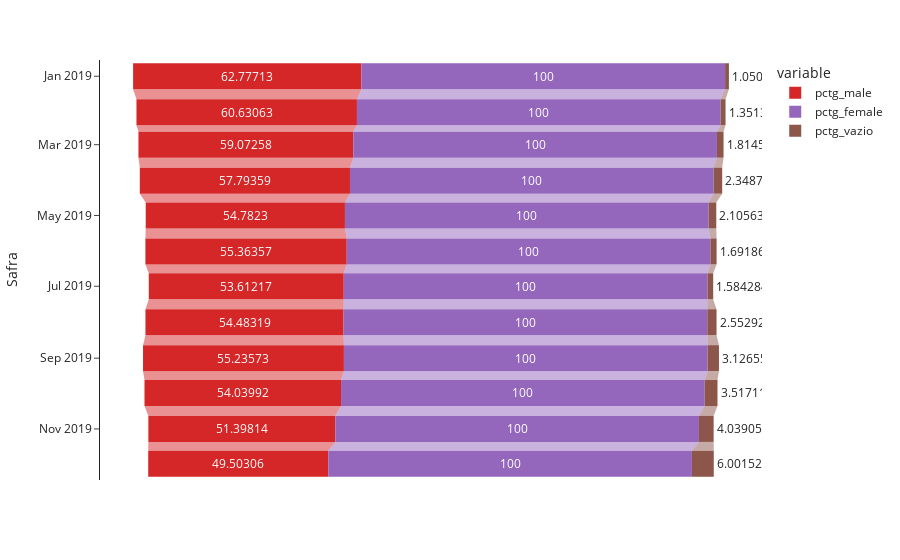

Notebook code for this chart:
### Code cell
# Exemplo 1 - FUNIL novo/legado
fig = px.funnel(temp_novo, x='value', y='Safra', color='variable',                 
                color_discrete_map={"male": "#221f1f", 
                                    "female": "#b20710",
                                    "vazio": "#f5f5f1"},
               #title='Funil de conversão por Cluster',
               template="simple_white")

fig.show()

### Figure 1 — Plotly figure (JSON) as saved in the notebook; plotly's stock layout.template omitted (floating-point values rounded to 4 significant figures)
{"data": [{"hovertemplate": "variable=pctg_male<br>value=%{x}<br>Safra=%{y}<extra></extra>", "legendgroup": "pctg_male", "marker": {"color": "#D62728"}, "name": "pctg_male", "orientation": "h", "showlegend": true, "type": "funnel", "x": [62.78, 60.63, 59.07, 57.79, 54.78, 55.36, 53.61, 54.48, 55.24, 54.04, 51.4, 49.5], "xaxis": "x", "y": ["2019-01", "2019-02", "2019-03", "2019-04", "2019-05", "2019-06", "2019-07", "2019-08", "2019-09", "2019-10", "2019-11", "2019-12"], "yaxis": "y"}, {"hovertemplate": "variable=pctg_female<br>value=%{x}<br>Safra=%{y}<extra></extra>", "legendgroup": "pctg_female", "marker": {"color": "#9467BD"}, "name": "pctg_female", "orientation": "h", "showlegend": true, "type": "funnel", "x": [100, 100, 100, 100, 100, 100, 100, 100, 100, 100, 100, 100], "xaxis": "x", "y": ["2019-01", "2019-02", "2019-03", "2019-04", "2019-05", "2019-06", "2019-07", "2019-08", "2019-09", "2019-10", "2019-11", "2019-12"], "yaxis": "y"}, {"hovertemplate": "variable=pctg_vazio<br>value=%{x}<br>Safra=%{y}<extra></extra>", "legendgroup": "pctg_vazio", "marker": {"color": "#8C564B"}, "name": "pctg_vazio", "orientation": "h", "showlegend": true, "type": "funnel", "x": [1.05, 1.351, 1.815, 2.349, 2.106, 1.692, 1.584, 2.553, 3.127, 3.517, 4.039, 6.002], "xaxis": "x", "y": ["2019-01", "2019-02", "2019-03", "2019-04", "2019-05", "2019-06", "2019-07", "2019-08", "2019-09", "2019-10", "2019-11", "2019-12"], "yaxis": "y"}], "layout": {"legend": {"title": {"text": "variable"}, "tracegroupgap": 0}, "margin": {"t": 60}, "xaxis": {"anchor": "y", "domain": [0, 1], "title": {"text": "value"}}, "yaxis": {"anchor": "x", "domain": [0, 1], "title": {"text": "Safra"}}}}
